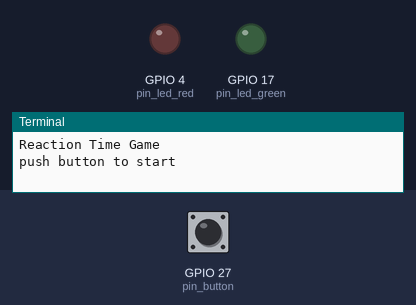
The program below on a simulated Raspberry Pi (BCM pin numbers). On the bench: output pins drawn as LEDs (lit = HIGH), the last lines printed to the terminal. Inputs (shaded band) come from the test bench; at power-on: GPIO 27 (pin_button) LOW. Random numbers come from a fixed seed; the clock reads 2024-03-15 10:24:30 at power-on unless the program sets it.

Above: at 2.1 s.
2.2 s: GPIO 27 (pin_button) pulled HIGH for 0.15 s
At 3.9 s:
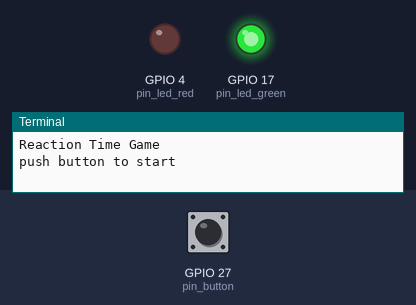
4.8 s: GPIO 27 (pin_button) pulled HIGH for 1 s
At 6.9 s:
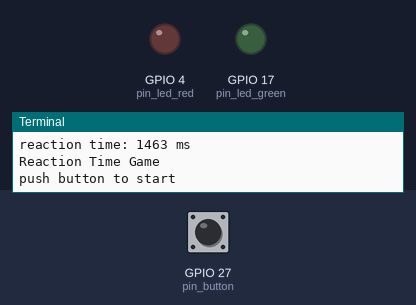
7.3 s: GPIO 27 (pin_button) pulled HIGH for 3.2 s
At 8.0 s:
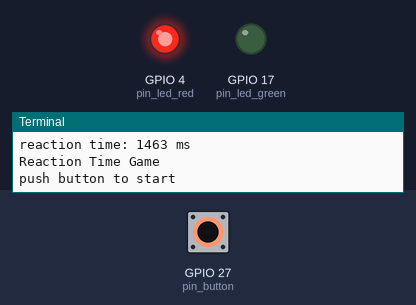
Timing chart, 0 to 10.4 s (numbered marks = the images above; inputs shaded):
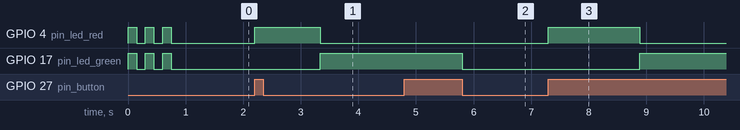

Measured:
- after the input at 2.2 s, GPIO 4 (pin_led_red): LOW → HIGH at once, → LOW 1.1 s later; GPIO 17 (pin_led_green): LOW → HIGH after 1.1 s
- after the input at 4.8 s, GPIO 17 (pin_led_green): HIGH → LOW after 1.0 s
- after the input at 7.3 s, GPIO 4 (pin_led_red): LOW → HIGH at once, → LOW 1.6 s later; GPIO 17 (pin_led_green): LOW → HIGH after 1.6 s

The program:

reaction_time_game.py
```python
#!/usr/bin/python3

import RPi.GPIO as GPIO
import time

from random import randint

pin_led_red = 4
pin_led_green = 17
pin_button = 27

def pushed(pin):
    GPIO.wait_for_edge(pin, GPIO.RISING, bouncetime=100)
try:
    GPIO.setmode(GPIO.BCM)
    GPIO.setup(pin_led_red, GPIO.OUT)
    GPIO.setup(pin_led_green, GPIO.OUT)
    GPIO.setup(pin_button, GPIO.IN, pull_up_down=GPIO.PUD_DOWN)

    for i in range(1, 4):
        GPIO.output(pin_led_red, GPIO.HIGH)
        GPIO.output(pin_led_green, GPIO.HIGH)
        time.sleep(0.15)
        GPIO.output(pin_led_red, GPIO.LOW)
        GPIO.output(pin_led_green, GPIO.LOW)
        time.sleep(0.15)

    while (True):
        print("Reaction Time Game")
        print("push button to start")
        pushed(pin_button)

        GPIO.output(pin_led_red, GPIO.HIGH)
        ready = randint(1000, 2000)
        time.sleep(ready / 1000)
        GPIO.output(pin_led_red, GPIO.LOW)
        GPIO.output(pin_led_green, GPIO.HIGH)
        start = time.time()
        pushed(pin_button)
        end = time.time()

        print("reaction time:", int(round(end - start, 3) * 1000), "ms")
        time.sleep(1)
        GPIO.output(pin_led_green, GPIO.LOW)

except KeyboardInterrupt:
    print("program stopped by user");
except Exception as e:
    print("error:", e)
finally:
    GPIO.cleanup()
```
